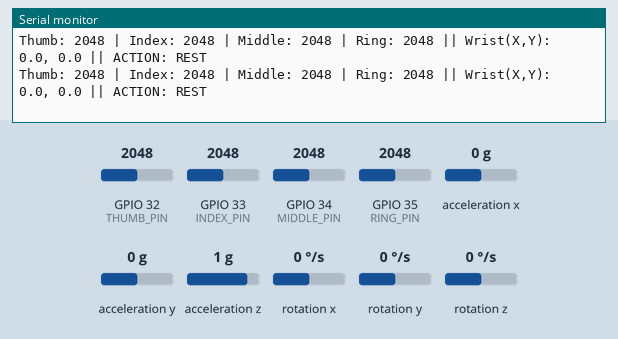
Simulated run of this sketch. Board: ESP32. Shown: the last lines printed to the serial monitor. Wiring (inferred from the names in the program): MPU-6050 motion sensor at I2C address 0x68. The test bench sets the inputs (shaded band); at power-on: acceleration x 0 g, GPIO 32 (THUMB_PIN) = 2048, GPIO 33 (INDEX_PIN) = 2048, GPIO 34 (MIDDLE_PIN) = 2048, GPIO 35 (RING_PIN) = 2048, acceleration y 0 g, acceleration z 1 g, rotation x 0 °/s, rotation y 0 °/s, rotation z 0 °/s. Nothing arrives over Bluetooth unless stated.

Above: at 2.7 s.
2.8 s: acceleration x set to -1.4 g
At 3.4 s:
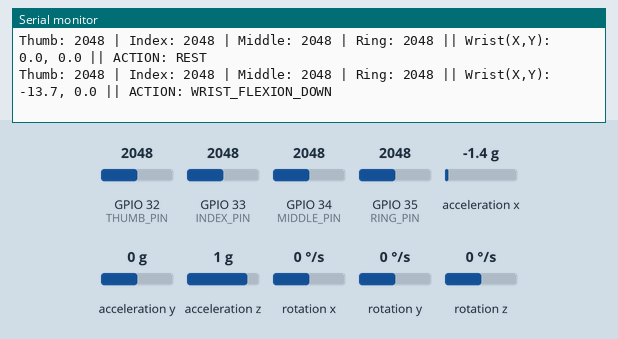
5.0 s: acceleration x set to 0.8 g
At 5.45 s:
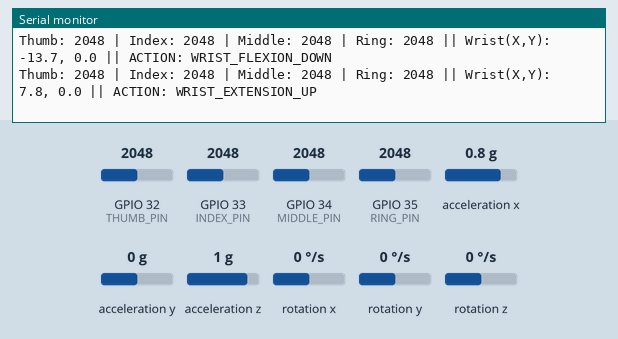
7.1 s: GPIO 32 (THUMB_PIN) set to 2866
At 7.5 s:
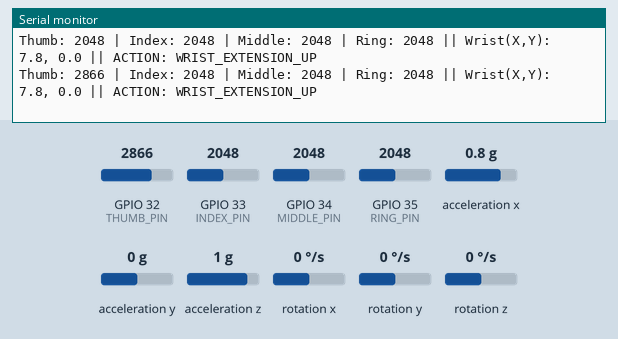
8.6 s: GPIO 33 (INDEX_PIN) set to 2866
At 8.73 s:
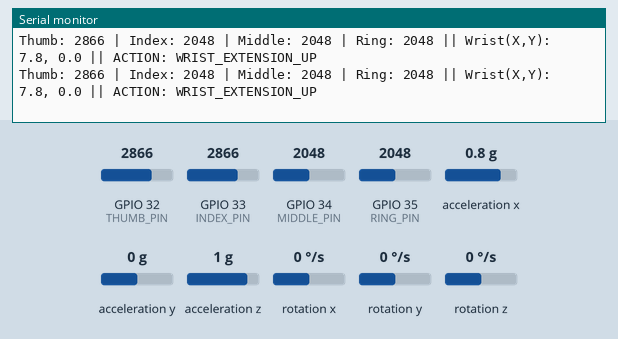
10.1 s: GPIO 34 (MIDDLE_PIN) set to 2866
At 10.37 s:
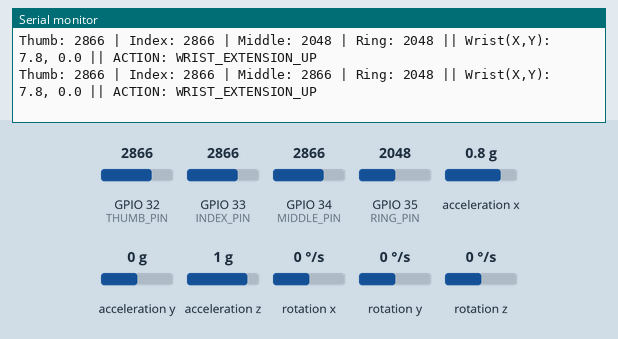
11.6 s: GPIO 35 (RING_PIN) set to 2866
At 11.6 s:
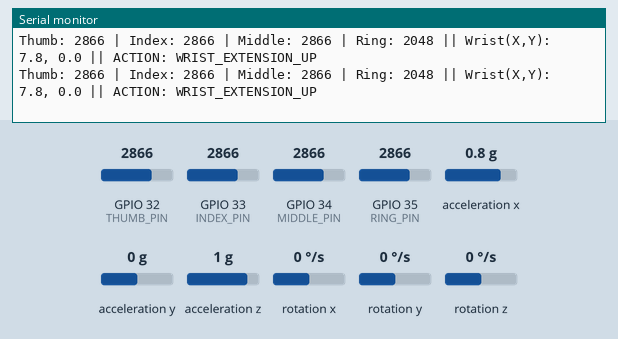

The sketch:

gripwise_glove.ino
```cpp
#include <Wire.h>
#include "BluetoothSerial.h"

#if !defined(CONFIG_BT_ENABLED) || !defined(CONFIG_BLUEDROID_ENABLED)
#error Bluetooth is not enabled!
#endif

BluetoothSerial SerialBT;

const int MPU_ADDR = 0x68;
bool mpuConnected = false;

// false = Readable Serial Monitor view (for Phone Terminal / Laptop Bluetooth)
// true  = Comma-separated CSV format (for Gripwise app parsing)
bool csvAppMode = false;

// 1. Finger Pin Mapping (ESP32 ADC1 Pins)
const int THUMB_PIN  = 32;
const int INDEX_PIN  = 33;
const int MIDDLE_PIN = 34;
const int RING_PIN   = 35;

// 2. Wrist MPU6050 Thresholds
const float WRIST_TILT_THRESHOLD = 4.5; // m/s^2
const float GYRO_MOVE_THRESHOLD  = 1.0; // rad/s

void setup() {
  Serial.begin(115200);
  delay(1000);

  // Start Classic Bluetooth
  SerialBT.begin("Gripwise_Glove");

  Serial.println("==========================================");
  Serial.println("   GRIPWISE SMART GLOVE - BLUETOOTH ON    ");
  Serial.println("   Bluetooth Name: Gripwise_Glove         ");
  Serial.println("==========================================");

  pinMode(THUMB_PIN, INPUT);
  pinMode(INDEX_PIN, INPUT);
  pinMode(MIDDLE_PIN, INPUT);
  pinMode(RING_PIN, INPUT);

  // Initialize I2C (SDA = GPIO 21, SCL = GPIO 22)
  Wire.begin(21, 22);

  // Wake up MPU6050 directly
  Wire.beginTransmission(MPU_ADDR);
  Wire.write(0x6B);
  Wire.write(0);
  if (Wire.endTransmission(true) == 0) {
    mpuConnected = true;
    Serial.println("STATUS: Gyro connected at 0x68!");
  } else {
    mpuConnected = false;
    Serial.println("WARNING: Gyro not responding at 0x68!");
  }
  delay(500);
}

void loop() {
  // --- STEP 1: READ FLEX SENSORS ---
  int thumbVal  = analogRead(THUMB_PIN);
  int indexVal  = analogRead(INDEX_PIN);
  int middleVal = analogRead(MIDDLE_PIN);
  int ringVal   = analogRead(RING_PIN);

  // --- STEP 2: READ MPU6050 DIRECTLY ---
  float accelX = 0.0, accelY = 0.0;
  float gyroX = 0.0, gyroY = 0.0, gyroZ = 0.0;

  if (mpuConnected) {
    Wire.beginTransmission(MPU_ADDR);
    Wire.write(0x3B);
    Wire.endTransmission(false);
    Wire.requestFrom(MPU_ADDR, 14, true);

    if (Wire.available() >= 14) {
      int16_t rawAccX = (Wire.read() << 8) | Wire.read();
      int16_t rawAccY = (Wire.read() << 8) | Wire.read();
      int16_t rawAccZ = (Wire.read() << 8) | Wire.read();
      int16_t rawTemp = (Wire.read() << 8) | Wire.read();
      int16_t rawGyrX = (Wire.read() << 8) | Wire.read();
      int16_t rawGyrY = (Wire.read() << 8) | Wire.read();
      int16_t rawGyrZ = (Wire.read() << 8) | Wire.read();

      accelX = (rawAccX / 16384.0) * 9.81;
      accelY = (rawAccY / 16384.0) * 9.81;
      gyroX  = (rawGyrX / 131.0) * 0.01745;
      gyroY  = (rawGyrY / 131.0) * 0.01745;
      gyroZ  = (rawGyrZ / 131.0) * 0.01745;
    }
  }

  // --- STEP 3: DETECT WRIST MOVEMENTS ---
  String wristState = "REST";

  if (accelX > WRIST_TILT_THRESHOLD) {
    wristState = "WRIST_EXTENSION_UP";
  } else if (accelX < -WRIST_TILT_THRESHOLD) {
    wristState = "WRIST_FLEXION_DOWN";
  } else if (accelY > WRIST_TILT_THRESHOLD) {
    wristState = "WRIST_TILT_LEFT";
  } else if (accelY < -WRIST_TILT_THRESHOLD) {
    wristState = "WRIST_TILT_RIGHT";
  } else if (abs(gyroX) > GYRO_MOVE_THRESHOLD || abs(gyroY) > GYRO_MOVE_THRESHOLD || abs(gyroZ) > GYRO_MOVE_THRESHOLD) {
    wristState = "WRIST_ROTATION";
  }

  // --- STEP 4: FORMAT OUTPUTS ---
  String monitorLine = "Thumb: " + String(thumbVal) +
                       " | Index: " + String(indexVal) +
                       " | Middle: " + String(middleVal) +
                       " | Ring: " + String(ringVal) +
                       " || Wrist(X,Y): " + String(accelX, 1) + ", " + String(accelY, 1) +
                       " || ACTION: " + wristState;

  String csvPacket = String(thumbVal) + "," +
                     String(indexVal) + "," +
                     String(middleVal) + "," +
                     String(ringVal) + "," +
                     String(accelX, 1) + "," +
                     String(accelY, 1) + "," +
                     wristState;

  // --- STEP 5: PRINT TO USB SERIAL MONITOR ---
  Serial.println(monitorLine);

  // --- STEP 6: SEND TO BLUETOOTH (PHONE OR LAPTOP) ---
  if (SerialBT.hasClient()) {
    if (csvAppMode) {
      SerialBT.println(csvPacket);
    } else {
      SerialBT.println(monitorLine);
    }
  }

  delay(400);
}
```

Measured:
- after the input at 2.8 s, the serial monitor: prints a new line after 0.34 s (image 1)
- after the input at 5.0 s, the serial monitor: prints a new line after 0.19 s (image 2)
- after the input at 7.1 s, the serial monitor: prints a new line after 0.14 s (image 3)
- after the input at 10.1 s, the serial monitor: prints a new line at once (image 5)
